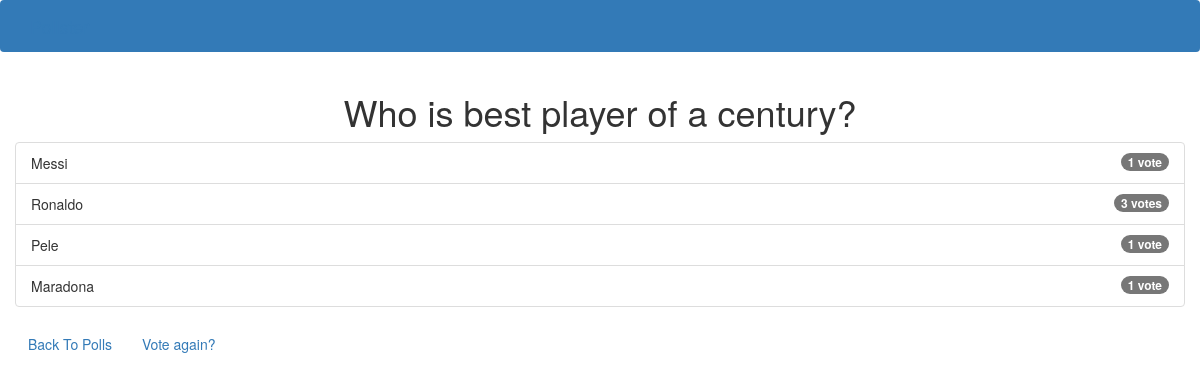
The app's page /polls/2/results/ with its own data.
### polls/models.py (models this page shows, shortened)
class Question(models.Model):
    question_text = models.CharField(max_length=200)
    pub_date = models.DateTimeField('date published')

class Choice(models.Model):
    question = models.ForeignKey(Question, on_delete=models.CASCADE)
    choice_text = models.CharField(max_length=200)
    votes = models.IntegerField(default=0)

### polls/views.py (the view)
# urls.py: path('<int:pk>/results/', views.ResultsView.as_view(), name='results'),
class ResultsView(generic.DetailView):
    model = Question
    template_name = 'polls/results.html'

### templates/polls/results.html
{% extends 'base.html' %}
{% block content %}
<h1 class ="mb-5 text-center">{{ question.question_text }}</h1>
<ul class ="list-group mb-5">
	{% for choice in question.choice_set.all %}
	<li class ="list-group-item">
		{{ choice.choice_text }} <span class ="badge badge-success float-right">{{ choice.votes }}
			vote{{ choice.votes | pluralize }}</span>
	</li>
	{% endfor %}
</ul>
<a class ="btn btn-secondary" href ="{% url 'polls:index' %}">Back To Polls</a>
<a class ="btn btn-dark" href ="{% url 'polls:detail' question.id %}">Vote again?</a>
{% endblock %}

### records on screen
Question: question_text "Who is best player of a century?"
Choice: choice_text "Messi", votes "1"
Choice: choice_text "Ronaldo", votes "3", votes|pluralize "s"
Choice: choice_text "Pele", votes "1"
Choice: choice_text "Maradona", votes "1"
